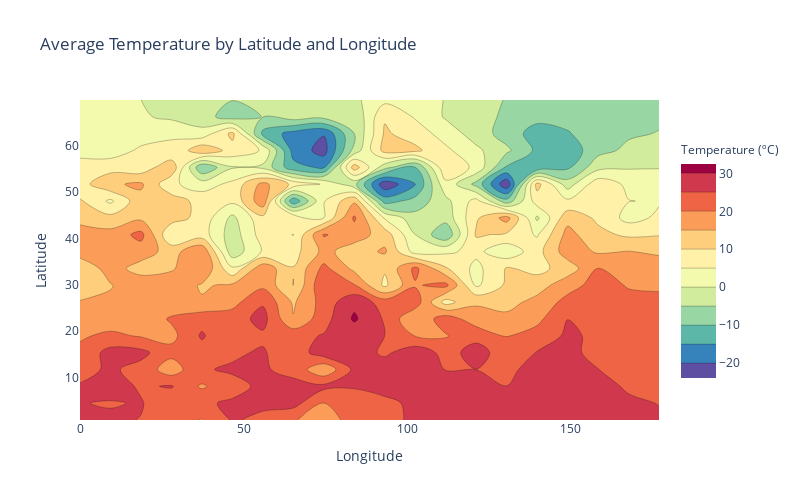

Notebook code for this chart:
### Markdown cell above
## Data visualization

### Code cell
# Creating the figure
fig = go.Figure(data =
    go.Contour(
        z=Z,
        x=xv,
        y=yv,
        connectgaps=True,
        colorscale="spectral_r",
        line_smoothing=1,
        line_width=0.25,
        colorbar=dict(
            thickness=35,
            len=0.8,
            title="Temperature (ºC)",
            titlefont=dict(
                size=12))))

# Adding text to axes
fig.update_xaxes(title_text="Longitude")
fig.update_yaxes(title_text="Latitude")

# Adding a title, resizing, etc.
fig.update_layout(
    title="Average Temperature by Latitude and Longitude",
    autosize=False,
    width=800,
    height=500
)

fig.show()

### Figure 1 — Plotly figure (JSON) as saved in the notebook; plotly's stock layout.template omitted (floating-point values rounded to 4 significant figures; data arrays with more than 128 entries replaced by an {"elided": "..."} marker saying what was removed)
{"data": [{"autocontour": true, "colorbar": {"len": 0.8, "thickness": 35, "title": {"font": {"size": 12}, "text": "Temperature (ºC)"}}, "colorscale": [[0, "rgb(94,79,162)"], [0.1, "rgb(50,136,189)"], [0.2, "rgb(102,194,165)"], [0.3, "rgb(171,221,164)"], [0.4, "rgb(230,245,152)"], [0.5, "rgb(255,255,191)"], [0.6, "rgb(254,224,139)"], [0.7, "rgb(253,174,97)"], [0.8, "rgb(244,109,67)"], [0.9, "rgb(213,62,79)"], [1, "rgb(158,1,66)"]], "connectgaps": true, "contours": {"end": 30, "size": 5, "start": -20}, "line": {"smoothing": 1, "width": 0.25}, "type": "contour", "x": [0, 9.313, 18.63, 27.94, 37.25, 46.57, 55.88, 65.19, 74.51, 83.82, 93.13, 102.4, 111.8, 121.1, 130.4, 139.7, 149.0, 158.3, 167.6, 176.9], "y": [0.8, 4.438, 8.076, 11.71, 15.35, 18.99, 22.63, 26.27, 29.9, 33.54, 37.18, 40.82, 44.45, 48.09, 51.73, 55.37, 59.01, 62.64, 66.28, 69.92], "z": {"elided": "20x20 float values"}}], "layout": {"autosize": false, "height": 500, "title": {"text": "Average Temperature by Latitude and Longitude"}, "width": 800, "xaxis": {"autorange": true, "range": [0, 176.9], "title": {"text": "Longitude"}, "type": "linear"}, "yaxis": {"autorange": true, "range": [0.8, 69.92], "title": {"text": "Latitude"}, "type": "linear"}}}
